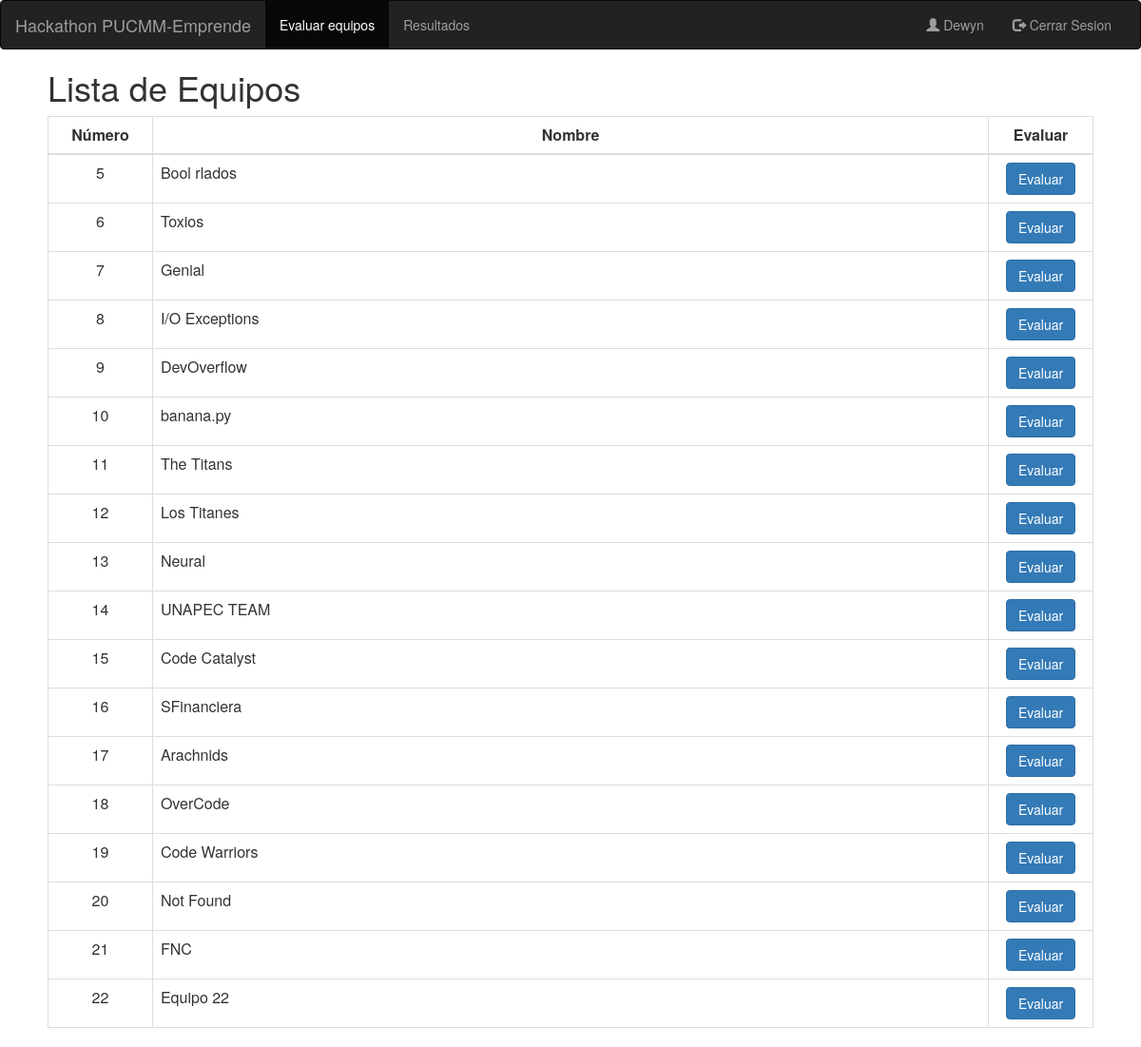
/equipos-evaluar/ (signed in), run on an earlier commit of the app's database.
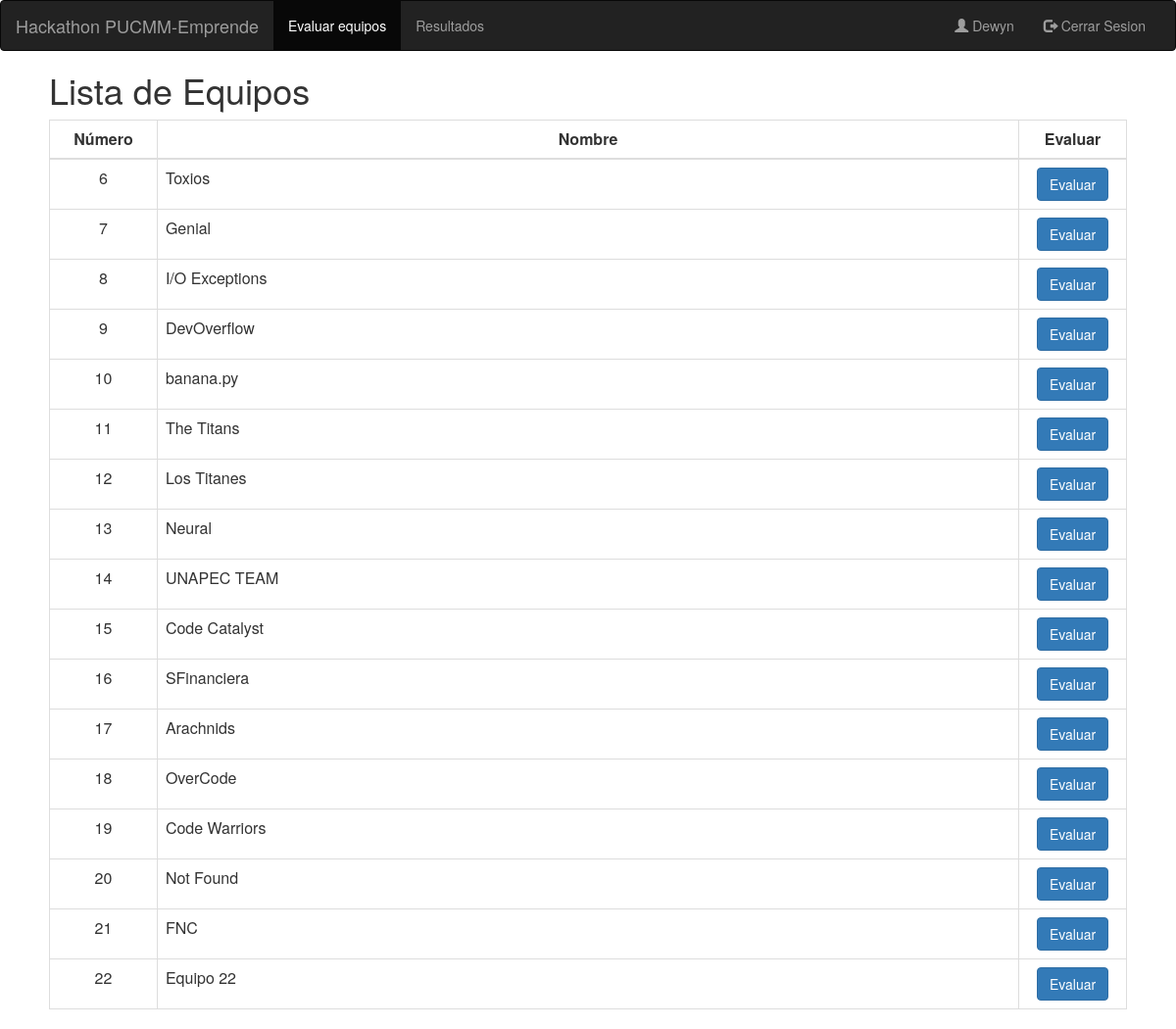
And on a later commit of the database.
### evaluacion/models.py (models this page shows, shortened)
class Equipo(models.Model):
    nombre = models.CharField(max_length=15, null=False, blank=False)
    puntuacion = models.IntegerField(default=0)
    habilitado = models.BooleanField(null=False, default=True)

### evaluacion/views.py (the view)
# urls.py: path('equipos-evaluar/', ListaEquiposEvaluar.as_view(), name='equipos-evaluar'),
class ListaEquiposEvaluar(LoginRequiredMixin, ListView):
    model = Equipo
    template_name = 'equipos_list.html'
    queryset = Equipo.objects.filter(habilitado=True)
    paginate_by = 25
    login_url = settings.LOGIN_URL
    def get_context_data(self, *, object_list=None, **kwargs):
        context = super(ListaEquiposEvaluar, self).get_context_data(**kwargs)
        jurado = Jurado.objects.filter(user=self.request.user).first()
        context['jurado'] = jurado
        return context
    def get_queryset(self):
        qs = Equipo.objects.all()
        jurado = Jurado.objects.filter(user=self.request.user).first()
        equipos_evaluados = [e.equipo.id for e in EquipoEvaluado.objects.filter(jurado=jurado)]
        qs = qs.exclude(id__in=equipos_evaluados)
        qs = qs.filter(habilitado=True)
        return qs

### evaluacion/templates/equipos_list.html (shortened to what this page needs)
<html>
{% load bootstrap3 %}
    {% bootstrap_css %}
{% block navbar %}
    <nav class="navbar navbar-inverse">
        <div class="container-fluid">
            <div class="navbar-header">
                <a class="navbar-brand">Hackathon PUCMM-Emprende</a>
            </div>
            <div class="collapse navbar-collapse" id="myNavbar">
                <ul class="nav navbar-nav">
                    <li class="active"><a href="/equipos-evaluar">Evaluar equipos</a></li>
                    <li><a href="/resultados">Resultados</a></li>
                </ul>
                <ul class="nav navbar-nav navbar-right">
                    <li><a href="#"><span class="glyphicon glyphicon-user"></span> {{ user.get_username | capfirst }}
                    </a></li>
                    <li><a href="/logout"><span class="glyphicon glyphicon-log-out"></span> Cerrar Sesion</a></li>
                </ul>
            </div>
        </div>
    </nav>
{% endblock %}
{% block content %}
    <div class="list-group">
        <div style="margin-left: 50px; margin-right: 50px;">
            <h1>Lista de Equipos</h1>
            {% if jurado %}
                {% if object_list %}
                    <table class="table table-bordered">
                        <thead>
                        <tr>
                            <td width="10%" class="text-center"><b>Número</b></td>
                            <td class="text-center"><b>Nombre</b></td>
                            <td class="text-center"><b>Evaluar</b></td>
                        </tr>
                        </thead>
                        <tbody>
                        {% for e in object_list %}
                            <tr>
                                <td class="text-center" width="10%">{{ e.pk }}</td>
                                <td>{{ e.nombre }}</td>
                                <td class="text-center" width="10%"><a class="btn btn-primary" href="equipo/{{ e.id }}">Evaluar</a>
                                </td>
                            </tr>
                        {% endfor %}
                        </tbody>
                    </table>
                {% else %}
                    <h2 class="text-center">TODOS LOS EQUIPOS EVALUADOS</h2>
                {% endif %}
            {% endif %}
        </div>
    </div>
{% endblock %}
</html>

What changed in the data, as far as the page shows it:
no longer on this page (row edited): Equipo: pk "5", nombre "Bool rlados"
